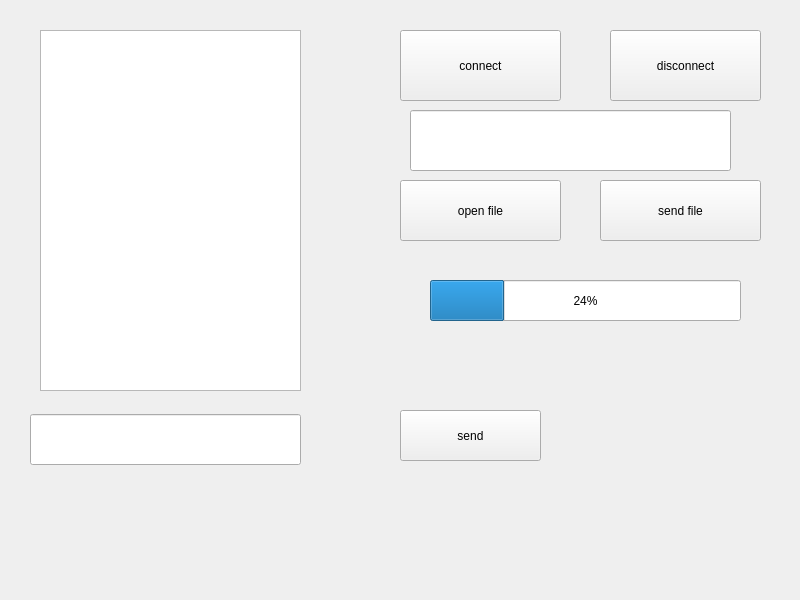
<?xml version="1.0" encoding="UTF-8"?>
<ui version="4.0">
 <class>Client</class>
 <widget class="QWidget" name="Client">
  <property name="geometry">
   <rect>
    <x>0</x>
    <y>0</y>
    <width>800</width>
    <height>600</height>
   </rect>
  </property>
  <property name="windowTitle">
   <string>Client</string>
  </property>
  <widget class="QPushButton" name="pushButton_openFile">
   <property name="geometry">
    <rect>
     <x>400</x>
     <y>180</y>
     <width>161</width>
     <height>61</height>
    </rect>
   </property>
   <property name="text">
    <string>open file</string>
   </property>
  </widget>
  <widget class="QPushButton" name="pushButton_sendFile">
   <property name="geometry">
    <rect>
     <x>600</x>
     <y>180</y>
     <width>161</width>
     <height>61</height>
    </rect>
   </property>
   <property name="text">
    <string>send file</string>
   </property>
  </widget>
  <widget class="QPushButton" name="pushButton_connect">
   <property name="geometry">
    <rect>
     <x>400</x>
     <y>30</y>
     <width>161</width>
     <height>71</height>
    </rect>
   </property>
   <property name="text">
    <string>connect</string>
   </property>
  </widget>
  <widget class="QPushButton" name="pushButton_disconnect">
   <property name="geometry">
    <rect>
     <x>610</x>
     <y>30</y>
     <width>151</width>
     <height>71</height>
    </rect>
   </property>
   <property name="text">
    <string>disconnect</string>
   </property>
  </widget>
  <widget class="QPushButton" name="pushButton_send">
   <property name="geometry">
    <rect>
     <x>400</x>
     <y>410</y>
     <width>141</width>
     <height>51</height>
    </rect>
   </property>
   <property name="text">
    <string>send</string>
   </property>
  </widget>
  <widget class="QTextEdit" name="textEdit">
   <property name="geometry">
    <rect>
     <x>40</x>
     <y>30</y>
     <width>261</width>
     <height>361</height>
    </rect>
   </property>
  </widget>
  <widget class="QLineEdit" name="lineEdit">
   <property name="geometry">
    <rect>
     <x>30</x>
     <y>414</y>
     <width>271</width>
     <height>51</height>
    </rect>
   </property>
  </widget>
  <widget class="QProgressBar" name="progressBar">
   <property name="geometry">
    <rect>
     <x>430</x>
     <y>280</y>
     <width>311</width>
     <height>41</height>
    </rect>
   </property>
   <property name="value">
    <number>24</number>
   </property>
  </widget>
  <widget class="QLineEdit" name="lineEdit_filename">
   <property name="geometry">
    <rect>
     <x>410</x>
     <y>110</y>
     <width>321</width>
     <height>61</height>
    </rect>
   </property>
  </widget>
 </widget>
 <resources/>
 <connections/>
</ui>
